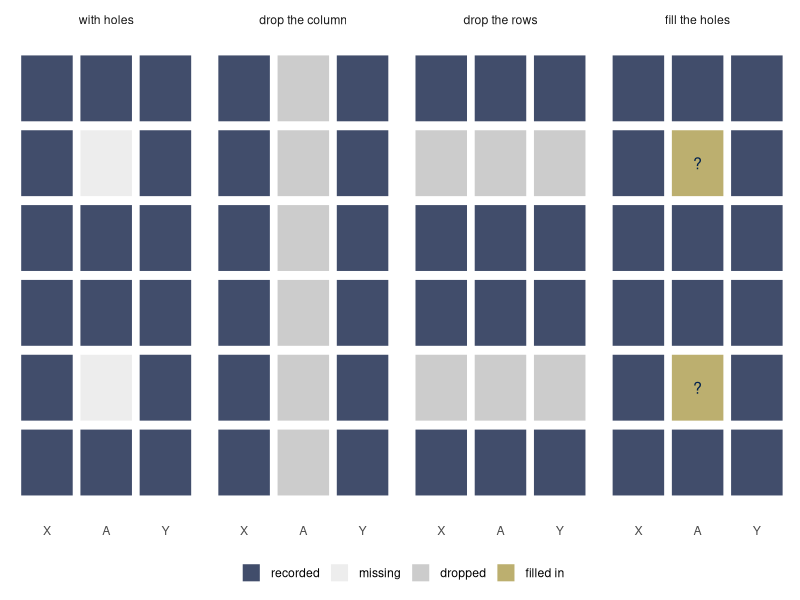
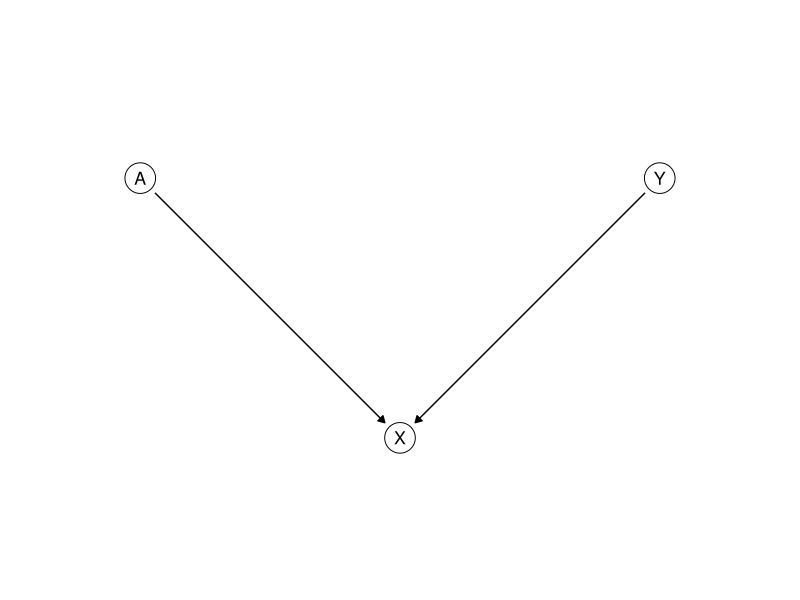
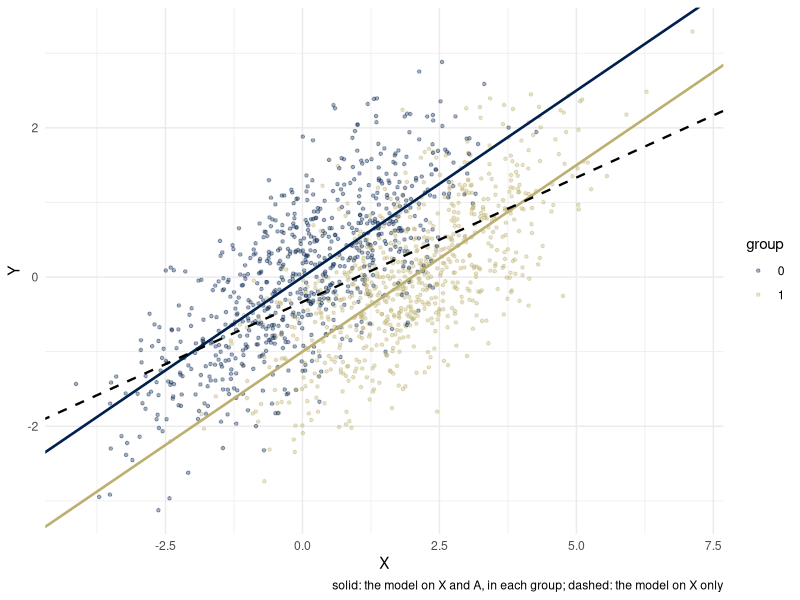
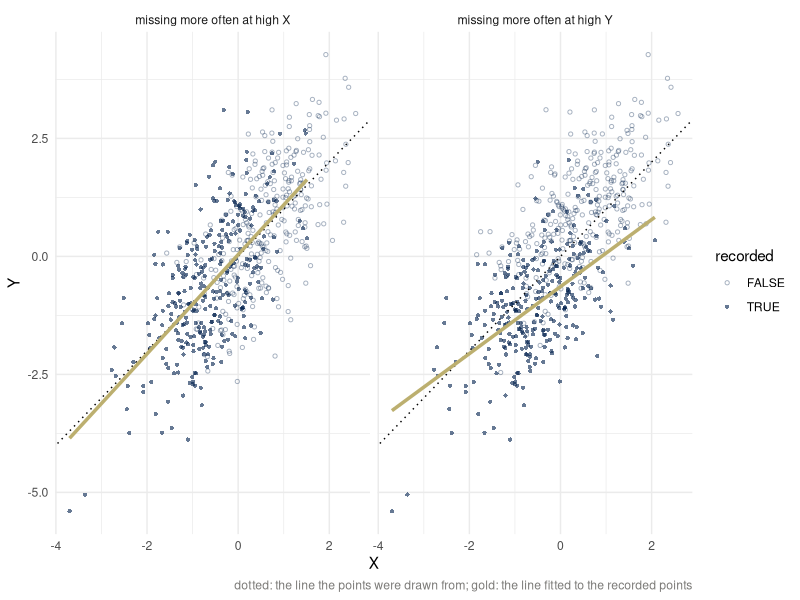

These charts were generated, in order, by the following R code:
## ---- chunk 1
library(ggplot2)
library(dplyr)
theme_set(theme_minimal())
set.seed(313)
# cividis: viridisLite::cividis(9)[c(1, 3, 5, 6, 7, 9)]
navy <- "#00204D"; slate <- "#414D6B"; cgray <- "#7C7B78"; khaki <- "#9B9477"; gold <- "#BCAF6F"; yellow <- "#FFEA46"
two <- c(navy, gold)               # the two groups, wherever there are two

# Causal graphs. Nodes are letters in circles, or words in boxes (boxes = TRUE). A node's
# size is fixed on the page, in inches; draw_dag measures the device and stops every arrow
# `gap` inches short of its nodes. From weeks 3 and 4.
draw_dag <- function(nodes, edges, dashed = character(0), highlight = character(0), boxes = FALSE,
                     text_size = 4.5, xlim = c(-0.5, 2.5), ylim = c(-0.4, 1.4), extra = theme(),
                     gap = 0.05) {
  if (!"panel" %in% names(nodes)) { nodes$panel <- ""; edges$panel <- "" }
  pad <- unit(0.3, "lines"); border <- 0.25; dot <- 10; stroke <- 0.5; lw <- c(black = 0.5, gold = 1.1)
  p <- ggplot() +
    facet_wrap(~ panel, nrow = 1) +
    coord_fixed(xlim = xlim, ylim = ylim) +
    theme_void() +
    theme(strip.text = element_text(size = 11), panel.spacing = unit(1, "lines")) +
    extra
  p <- if (boxes) {
    p + geom_label(data = nodes, aes(x, y, label = name), size = text_size, label.size = border,
                   label.padding = pad)
  } else {
    p + geom_point(data = nodes, aes(x, y), size = dot, shape = 21, fill = "white", stroke = stroke) +
      geom_text(data = nodes, aes(x, y, label = name), size = text_size, parse = TRUE)
  }
  inch <- function(u, f) f(u, "in", valueOnly = TRUE)
  g <- ggplotGrob(p)
  pp <- ggplot_build(p)$layout$panel_params[[1]]
  per_unit <- min((dev.size("in")[1] - sum(inch(g$widths, grid::convertWidth))) /
                    (length(unique(nodes$panel)) * diff(pp$x.range)),
                  (dev.size("in")[2] - sum(inch(g$heights, grid::convertHeight))) / diff(pp$y.range))
  if (boxes) {
    text <- lapply(as.character(nodes$name), grid::textGrob, gp = grid::gpar(fontsize = text_size * .pt))
    nodes$hw <- (sapply(text, \(t) inch(grid::grobWidth(t), grid::convertWidth)) / 2 +
                   inch(pad, grid::convertWidth) + border * .pt / 96 / 2) / per_unit
    nodes$hh <- (sapply(text, \(t) inch(grid::grobHeight(t), grid::convertHeight)) / 2 +
                   inch(pad, grid::convertHeight) + border * .pt / 96 / 2) / per_unit
  } else {
    nodes$hw <- nodes$hh <- (0.375 * (dot * .pt + stroke * .stroke / 2) / 72 +
                               stroke * .stroke / 2 / 96 / 2) / per_unit
  }
  e <- edges |>
    left_join(nodes, by = c("panel", "from" = "name")) |>
    rename(x0 = x, y0 = y, hw0 = hw, hh0 = hh) |>
    left_join(nodes, by = c("panel", "to" = "name")) |>
    mutate(dx = x - x0, dy = y - y0, len = sqrt(dx^2 + dy^2), ux = dx / len, uy = dy / len,
           col = ifelse(paste(from, to) %in% highlight, "#BCAF6F", "black"),
           style = ifelse(paste(from, to) %in% dashed, "dashed", "solid"),
           g0 = gap / per_unit,
           g1 = (gap + ifelse(col == "black", lw[["black"]], lw[["gold"]]) * .pt / 96 / 2) / per_unit,
           s0 = if (boxes) pmin((hw0 + g0) / pmax(abs(ux), 1e-9), (hh0 + g0) / pmax(abs(uy), 1e-9)) else hw0 + g0,
           s1 = if (boxes) pmin((hw + g1) / pmax(abs(ux), 1e-9), (hh + g1) / pmax(abs(uy), 1e-9)) else hw + g1,
           xs = x0 + s0 * ux, ys = y0 + s0 * uy, xe = x - s1 * ux, ye = y - s1 * uy)
  p + geom_segment(data = e, aes(x = xs, y = ys, xend = xe, yend = ye, linetype = style, color = col),
                   arrow = arrow(length = unit(0.18, "cm"), type = "closed"),
                   linewidth = ifelse(e$col == "black", lw[["black"]], lw[["gold"]]), show.legend = FALSE) +
    scale_linetype_identity() + scale_color_identity()
}

# A gray box over the node conditioned on, and a dashed gold line, under the nodes, for the
# association that conditioning creates.
condition_on <- function(p, nodes, node, induced = NULL, text_size = 4.5, boxes = TRUE) {
  if (!is.null(induced)) {
    ends <- nodes[match(induced, nodes$name), ]
    under <- geom_segment(data = data.frame(x = ends$x[1], y = ends$y[1], xend = ends$x[2], yend = ends$y[2]),
                          aes(x, y, xend = xend, yend = yend), linetype = "dashed", color = gold, linewidth = 1)
    p$layers <- c(list(under), p$layers)
  }
  box <- nodes[nodes$name == node, ]
  if (boxes) {
    p + geom_label(data = box, aes(x, y, label = name), size = text_size, label.size = 0.25,
                   label.padding = unit(0.3, "lines"), fill = "grey85")
  } else {
    p + geom_point(data = box, aes(x, y), size = 10, shape = 22, fill = "grey85", stroke = 0.5) +
      geom_text(data = box, aes(x, y, label = name), size = text_size, parse = TRUE)
  }
}
## ---- chunk 2
grid <- expand.grid(row = 1:6, col = c("X", "A", "Y"), stringsAsFactors = FALSE)
grid$status <- ifelse(grid$col == "A" & grid$row %in% c(2, 5), "missing", "recorded")
panels <- bind_rows(
  grid |> mutate(panel = "with holes"),
  grid |> mutate(panel = "drop the column", status = ifelse(col == "A", "dropped", status)),
  grid |> mutate(panel = "drop the rows", status = ifelse(row %in% c(2, 5), "dropped", status)),
  grid |> mutate(panel = "fill the holes", status = ifelse(status == "missing", "filled in", status)))
panels$col <- factor(panels$col, levels = c("X", "A", "Y"))
panels$panel <- factor(panels$panel, levels = unique(panels$panel))
panels$status <- factor(panels$status, levels = c("recorded", "missing", "dropped", "filled in"))
ggplot(panels, aes(col, -row)) +
  geom_tile(aes(fill = status), color = "white", linewidth = 1, width = 0.92, height = 0.92) +
  geom_text(data = subset(panels, status == "filled in"), label = "?", size = 4, color = navy) +
  facet_wrap(~ panel, nrow = 1) +
  scale_fill_manual(values = c(recorded = slate, missing = "grey93", dropped = "grey80", `filled in` = gold),
                    name = NULL, drop = FALSE) +
  theme(axis.title = element_blank(), axis.text.y = element_blank(), panel.grid = element_blank(),
        legend.position = "bottom")
## ---- chunk 3
cw <- data.frame(name = c("A", "Y", "X"), x = c(0, 2, 1), y = c(1, 1, 0))
draw_dag(cw, data.frame(from = c("A", "Y"), to = c("X", "X")), xlim = c(-0.4, 2.4), ylim = c(-0.3, 1.3))
## ---- chunk 4
generate_data <- function(n = 500, betaY = 1, betaA = 2) {
  A <- rbinom(n, 1, 1/2)
  Y <- rnorm(n)
  X <- betaY * Y + betaA * A + rnorm(n)
  data.frame(Y = Y, X = X, A = factor(A))
}
train <- generate_data(5000)
test <- generate_data(5000)
unaware <- lm(Y ~ X, data = train)
full <- lm(Y ~ X + A, data = train)
round(coef(unaware), 2)
round(coef(full), 2)

test |>
  mutate(pred_unaware = predict(unaware, newdata = test),
         pred_full = predict(full, newdata = test)) |>
  group_by(A) |>
  summarize(mean_Y = mean(Y),
            mean_pred_unaware = mean(pred_unaware),
            mean_pred_full = mean(pred_full),
            mse_unaware = mean((Y - pred_unaware)^2),
            mse_full = mean((Y - pred_full)^2)) |>
  mutate(across(-A, \(v) round(v, 2)))
## ---- chunk 5
show <- test[sample(nrow(test), 1500), ]
ggplot(show, aes(X, Y, color = A)) +
  geom_point(alpha = 0.35, size = 0.9) +
  geom_abline(intercept = 0, slope = 1/2, color = navy, linewidth = 0.9) +
  geom_abline(intercept = -1, slope = 1/2, color = gold, linewidth = 0.9) +
  geom_abline(intercept = -1/3, slope = 1/3, color = "black", linetype = "dashed", linewidth = 0.8) +
  scale_color_manual(values = two, name = "group") +
  labs(caption = "solid: the model on X and A, in each group; dashed: the model on X only")
## ---- chunk 6
n <- 600
X <- rnorm(n)
Y <- X + rnorm(n)
logistic <- function(v) 1 / (1 + exp(-v))
cc <- rbind(
  data.frame(X = X, Y = Y, mechanism = "missing more often at high X",
             observed = rbinom(n, 1, logistic(-2 * X)) == 1),
  data.frame(X = X, Y = Y, mechanism = "missing more often at high Y",
             observed = rbinom(n, 1, logistic(-2 * Y)) == 1))
ggplot(cc, aes(X, Y)) +
  geom_point(aes(shape = observed, alpha = observed), color = navy, size = 1.1) +
  scale_shape_manual(values = c(`TRUE` = 16, `FALSE` = 1), name = "recorded") +
  scale_alpha_manual(values = c(`TRUE` = 0.6, `FALSE` = 0.35), name = "recorded") +
  geom_abline(intercept = 0, slope = 1, linetype = "dotted") +
  geom_smooth(data = subset(cc, observed), method = "lm", se = FALSE,
              color = gold, linewidth = 1.2, formula = y ~ x) +
  facet_wrap(~ mechanism) +
  labs(caption = "dotted: the line the points were drawn from; gold: the line fitted to the recorded points") +
  theme(plot.caption = element_text(color = cgray))
## ---- chunk 7
sim <- function(n) { d <- generate_data(n); d$A <- as.integer(as.character(d$A)); d$Arec <- ifelse(rbinom(n, 1, 1/2) == 1, d$A, NA); d }
tr <- sim(5000); te <- sim(5000); known <- !is.na(te$Arec)
drop_col <- predict(lm(Y ~ X, data = tr), te)
drop_rows <- predict(lm(Y ~ X + Arec, data = tr), te)
cc <- subset(tr, !is.na(Arec))
b <- rowMeans(replicate(20, {                                          # 20 completions
  imp <- glm(Arec ~ X + Y, family = binomial, data = cc[sample(nrow(cc), replace = TRUE), ])  # the imputation model, refitted on a bootstrap sample
  d <- tr; miss <- is.na(d$Arec)
  d$Arec[miss] <- rbinom(sum(miss), 1, predict(imp, d[miss, ], type = "response"))
  coef(lm(Y ~ X + Arec, data = d))
}))
f <- function(x, a) b[1] + b[2] * x + b[3] * a
pA <- predict(glm(Arec ~ X, family = binomial, data = cc), te, type = "response")
fill_in <- ifelse(known, f(te$X, te$Arec), pA * f(te$X, 1) + (1 - pA) * f(te$X, 0))
row_of <- function(p) {
  mse <- function(idx) sprintf("%.2f", mean((te$Y[idx] - p[idx])^2))
  gap <- function(idx) { m <- tapply(p[idx], te$A[idx], mean); sprintf("%.2f", m[2] - m[1]) }
  none <- all(is.na(p[!known]))
  c(mse(known), if (none) "no prediction" else mse(!known), gap(known), if (none) "no prediction" else gap(!known))
}
tab <- rbind(`drop the column` = row_of(drop_col), `drop the rows` = row_of(drop_rows), `fill in` = row_of(fill_in))
colnames(tab) <- c("MSE, A recorded", "MSE, A missing", "gap, A recorded", "gap, A missing")
knitr::kable(tab, caption = "5,000 training and 5,000 test rows; A recorded for half of each, at random.")
